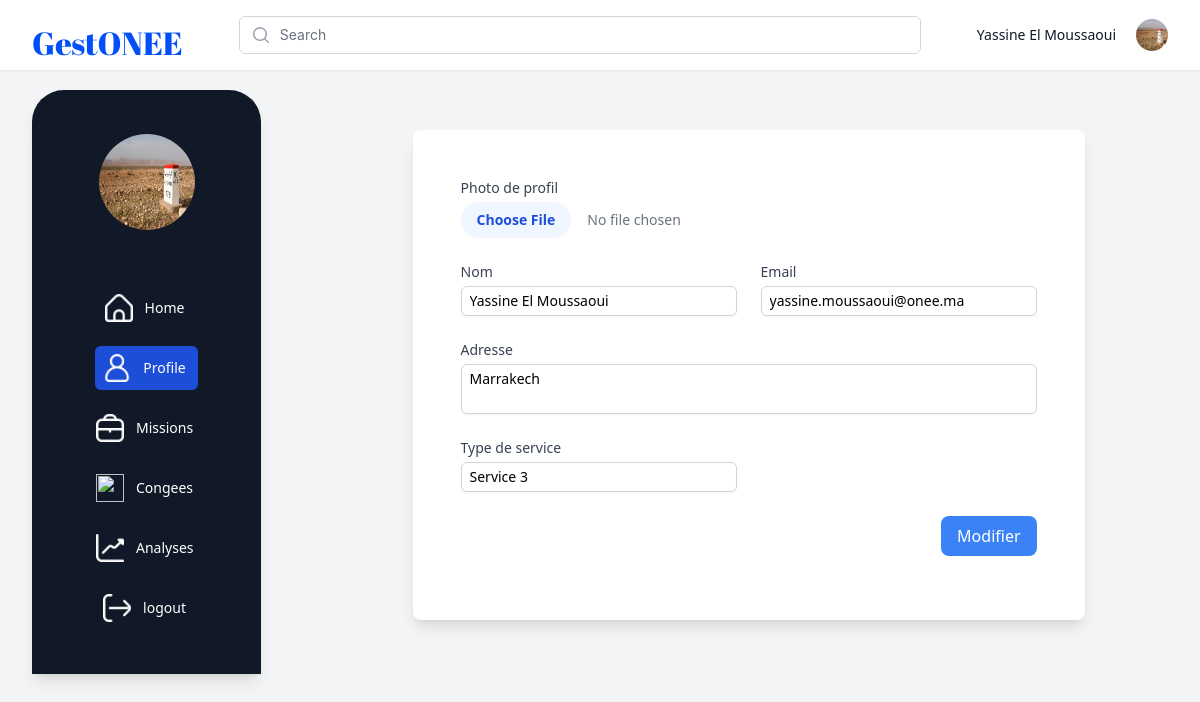
/src/responsable/profile.php (signed in), run on the app's committed database.
### tables this page shows
CREATE TABLE responsable (
    id INT(11) NOT NULL AUTO_INCREMENT PRIMARY KEY,
    name VARCHAR(50) NOT NULL,
    picture VARCHAR(100) NULL,
    email VARCHAR(100) NOT NULL,
    gender ENUM('male', 'female') NOT NULL,
    address TEXT NULL,
    typeservice VARCHAR(20) NULL,
    password VARCHAR(255) NOT NULL DEFAULT "R-1234",
    idb INT(11) NULL,
    idservice INT(11) NULL,
    type VARCHAR(1) DEFAULT "R",
    note TEXT NULL,
    acces ENUM('Oui', 'Non') DEFAULT 'Non',
    FOREIGN KEY (idservice) REFERENCES service(id)
);

### src/responsable/profile.php (the view, shortened to what this page needs)
<?php
require_once("../connection.php");
?>
<!DOCTYPE html>
<html lang="en" class="h-full bg-gray-100">
<head>
  <link href="../output.css" rel="stylesheet">
  <link href="../style2.css" rel="stylesheet">
</head>
<div class="min-h-full">
    <header class="bg-white shadow-sm lg:static lg:overflow-y-visible" x-state:on="Menu open" x-state:off="Menu closed" :class="{ 'fixed inset-0 z-40 overflow-y-auto': open }" x-data="Components.popover({ open: false, focus: false })" x-init="init()" @keydown.escape="onEscape" @close-popover-group.window="onClosePopoverGroup">
      <div class="mx-auto max-w-7xl px-4 sm:px-6 lg:px-8">
        <div class="relative flex justify-between lg:gap-8 xl:grid xl:grid-cols-12">
          <div class="flex md:absolute md:inset-y-0 md:left-0 lg:static xl:col-span-2">
            <div class="flex flex-shrink-0 items-center">
              <a href="#">
                <h1 class="font1 block h-8 w-auto">GestONEE</h1>
                </a>
            </div>
          </div>
          <div class=" min-w-0 flex-1 md:px-8 lg:px-0 xl:col-span-6">
            <div class="flex items-center px-6 py-4 md:mx-auto md:max-w-3xl lg:mx-0 lg:max-w-none xl:px-0">
              <div class="w-full">
                <div class="relative">
                  <div class="pointer-events-none absolute inset-y-0 left-0 flex items-center pl-3">
                  </div>
                  <input id="search" name="search" class="block w-full rounded-md border border-gray-300 bg-white py-2 pl-10 pr-3 text-sm placeholder-gray-500 focus:border-blue-900 focus:text-gray-900 focus:placeholder-gray-400 focus:outline-none focus:ring-1 focus:ring-blue-900 sm:text-sm" placeholder="Search" type="search">
                </div>
              </div>
            </div>
          </div>
          <div class="hidden lg:flex lg:items-center lg:justify-end xl:col-span-4">
            <?php
            echo "<h1 class='text-sm font-medium text-gray-900 hover:underline'>".$_SESSION['Direct']."</h1>";
            ?>
            <div x-data="Components.menu({ open: false })" x-init="init()" @keydown.escape.stop="open = false; focusButton()" @click.away="onClickAway($event)" class="relative ml-5 flex-shrink-0">
              <div>
                  <img loading="lazy" class="h-8 w-8 rounded-full" src="../../img/er1.png" alt="profile">
              </div>
            </div>
            </div>
        </div>
      </div>
    </header>
    <div class="flex py-5 ml-8">
      <nav class="bg-gray-900 rounded-t-lX px-14 py-11 flex flex-col sticky top-4 text-white shadow-lg">
    <img loading="lazy" class="h-24 w-24 rounded-full" src="../../img/er1.png" alt="profile" />
    <br>
    <a href="home.php" class= "text-gray-900 group flex items-center px-3 py-2 text-sm font-medium rounded-md" aria-current="page" x-state:on="Current" x-state:off="Default" x-state-description="Current: &quot;bg-gray-200 text-gray-900&quot;, Default: &quot;text-gray-700 hover:bg-blue-700&quot;">
                <img loading="lazy" src="../../img/home(2).png" class="text-gray-500 flex-shrink-0 -ml-1 mr-3 h-7 w-7 fill="none" viewBox="0 0 24 24" stroke-width="1.5" stroke="currentColor" aria-hidden="true"></img>
                <span class="text-white">Home</span>
              </a>
              <a href="./profile.php" class="bg-blue-700 text-gray-700 hover:bg-blue-700 flex items-center px-3 py-2 text-sm font-medium rounded-md" x-state-description="undefined: &quot;bg-gray-200 text-gray-900&quot;, undefined: &quot;text-gray-700 hover:bg-blue-700&quot;">
                <img loading="lazy" src="../../img/avatar(1).png" class="text-gray-500 flex-shrink-0 -ml-1 mr-3 h-7 w-7"></img>
                  <span class="text-white">Profile</span>
                </a>
              <a href="missions.php" class="text-gray-700 hover:bg-blue-700 group flex items-center px-3 py-2 text-sm font-medium rounded-md" x-state-description="undefined: &quot;bg-gray-200 text-gray-900&quot;, undefined: &quot;text-gray-700 hover:bg-blue-700&quot;">
              <img loading="lazy" src="../../img/briefcase.png" class="text-gray-500 flex-shrink-0 -ml-1 mr-3 h-7 w-7 fill="none" viewBox="0 0 24 24" stroke-width="1.5" stroke="currentColor" aria-hidden="true"></img>
                <span class="text-white">Missions</span>
              </a>
              <a href="congee.php" class="text-gray-700 hover:bg-blue-700 group flex items-center px-3 py-2 text-sm font-medium rounded-md" x-state-description="undefined: &quot;bg-gray-200 text-gray-900&quot;, undefined: &quot;text-gray-700 hover:bg-blue-700&quot;">
              <img loading="lazy" src="../../img/calendar(1).png" class="text-gray-500 flex-shrink-0 -ml-1 mr-3 h-7 w-7 fill="none" viewBox="0 0 24 24" stroke-width="1.5" stroke="currentColor" aria-hidden="true"></img>
                <span class="text-white">Congees</span>
              </a>
              <a href="analyse.php" class="text-gray-700 hover:bg-blue-700 group flex items-center px-3 py-2 text-sm font-medium rounded-md" x-state-description="undefined: &quot;bg-gray-200 text-gray-900&quot;, undefined: &quot;text-gray-700 hover:bg-blue-700&quot;">
              <img loading="lazy" src="../../img/chat-arrow-grow.png" class="text-gray-500 flex-shrink-0 -ml-1 mr-3 h-7 w-7 fill="none" viewBox="0 0 24 24" stroke-width="1.5" stroke="currentColor" aria-hidden="true"></img>
                <span class="text-white">Analyses</span>
              </a>
                <a href="logout.php" class="text-gray-700 hover:bg-blue-700 group flex items-center px-3 py-2 text-sm font-medium rounded-md" x-state-description="undefined: &quot;bg-gray-200 text-gray-900&quot;, undefined: &quot;text-gray-700 hover:bg-blue-700&quot;">
                <img loading="lazy" src="../../img/exit.png" class="text-gray-500 flex-shrink-0 -ml-1 mr-3 h-7 w-7" fill="none" viewBox="0 0 24 24" stroke-width="1.5" stroke="currentColor" aria-hidden="true"></img>
                  <span class="text-white text-nowrap">logout</span>
                </a>
    </nav>
    <div class="ml-9 w-full">
    <div class="max-w-2xl mx-auto mt-10 bg-white p-6 rounded-lg shadow-lg">
    <?php
$stmt = $pdo->prepare("SELECT * FROM responsable WHERE id = ?");
$stmt->execute([$_SESSION['idR']]);
$responsable = $stmt->fetch(PDO::FETCH_ASSOC);
if ($responsable):
?>
<form action="action.php" method="POST" enctype="multipart/form-data">
        <div class="grid grid-cols-1 md:grid-cols-2 gap-6 mb-4 p-6 bg-white">
    <div class="flex items-center space-x-6 md:col-span-2">
        <div class="w-full">
            <label class="block text-sm font-medium text-gray-700">Photo de profil</label>
            <input type="file" name="picture" class="mt-1 block w-full text-sm text-gray-500 file:mr-4 file:py-2 file:px-4 file:rounded-full file:border-0 file:text-sm file:font-semibold file:bg-blue-50 file:text-blue-700 hover:file:bg-blue-100">
        </div>
    </div>
    <div>
        <label class="block text-sm font-medium text-gray-700">Nom</label>
        <input type="text" name="name" value="<?= htmlspecialchars($responsable['name']) ?>" class="py-1 mt-1 block w-full p-2 border border-gray-300 rounded-md shadow-sm focus:ring-blue-500 focus:border-blue-500 sm:text-sm">
    </div>
    <div>
        <label class="block text-sm font-medium text-gray-700">Email</label>
        <input type="email" name="email" value="<?= htmlspecialchars($responsable['email']) ?>" class="py-1 mt-1 block w-full p-2 border border-gray-300 rounded-md shadow-sm focus:ring-blue-500 focus:border-blue-500 sm:text-sm">
    </div>
    <div class="md:col-span-2">
        <label class="block text-sm font-medium text-gray-700">Adresse</label>
        <textarea name="address" style="resize: none;" class="py-1 mt-1 block w-full p-2 border border-gray-300 rounded-md shadow-sm focus:ring-blue-500 focus:border-blue-500 sm:text-sm"><?= htmlspecialchars($responsable['address']) ?></textarea>
    </div>
    <div>
        <label class="block text-sm font-medium text-gray-700">Type de service</label>
        <input type="text" name="typeservice" value="<?= htmlspecialchars($responsable['typeservice']) ?>" class="py-1 mt-1 block w-full p-2 border border-gray-300 rounded-md shadow-sm focus:ring-blue-500 focus:border-blue-500 sm:text-sm">
    </div>
    <div class="md:col-span-2 text-right">
        <button type="submit" class="bg-blue-500 text-white px-4 py-2 rounded-lg hover:bg-blue-600 focus:outline-none focus:ring-2 focus:ring-blue-500 focus:ring-opacity-50">
        Modifier
        </button>
    </div>
</div>
    </form>
    <?php else: ?>
<p class="text-center text-red-500 mt-10">Responsable not found.</p>
<?php endif; ?>
    </div>
</div></div></div>
</body>
</html>

### src/style2.css (style rules this page uses)
.font1 { font-family: "Abril Fatface", serif; font-weight: 450; font-style: normal; font-size: 2rem; color: #004ff9; }
nav { display: flex; align-items: center; gap: 1rem; padding: 0.5rem 1rem; }
nav img { height: 30px; width: auto; }
::placeholder { font-family: -apple-system, BlinkMacSystemFont, 'Segoe UI', Roboto, Oxygen, Ubuntu, Cantarell, 'Open Sans', 'Helvetica Neue', sans-serif; }
.rounded-t-lX { border-top-left-radius: 2rem; border-top-right-radius: 2rem; }

### data on the page
responsable: name "Yassine El Moussaoui", email "yassine.moussaoui@onee.ma", address "Marrakech", typeservice "Service 3"

### other printed values
$_SESSION['Direct'] "Yassine El Moussaoui"
